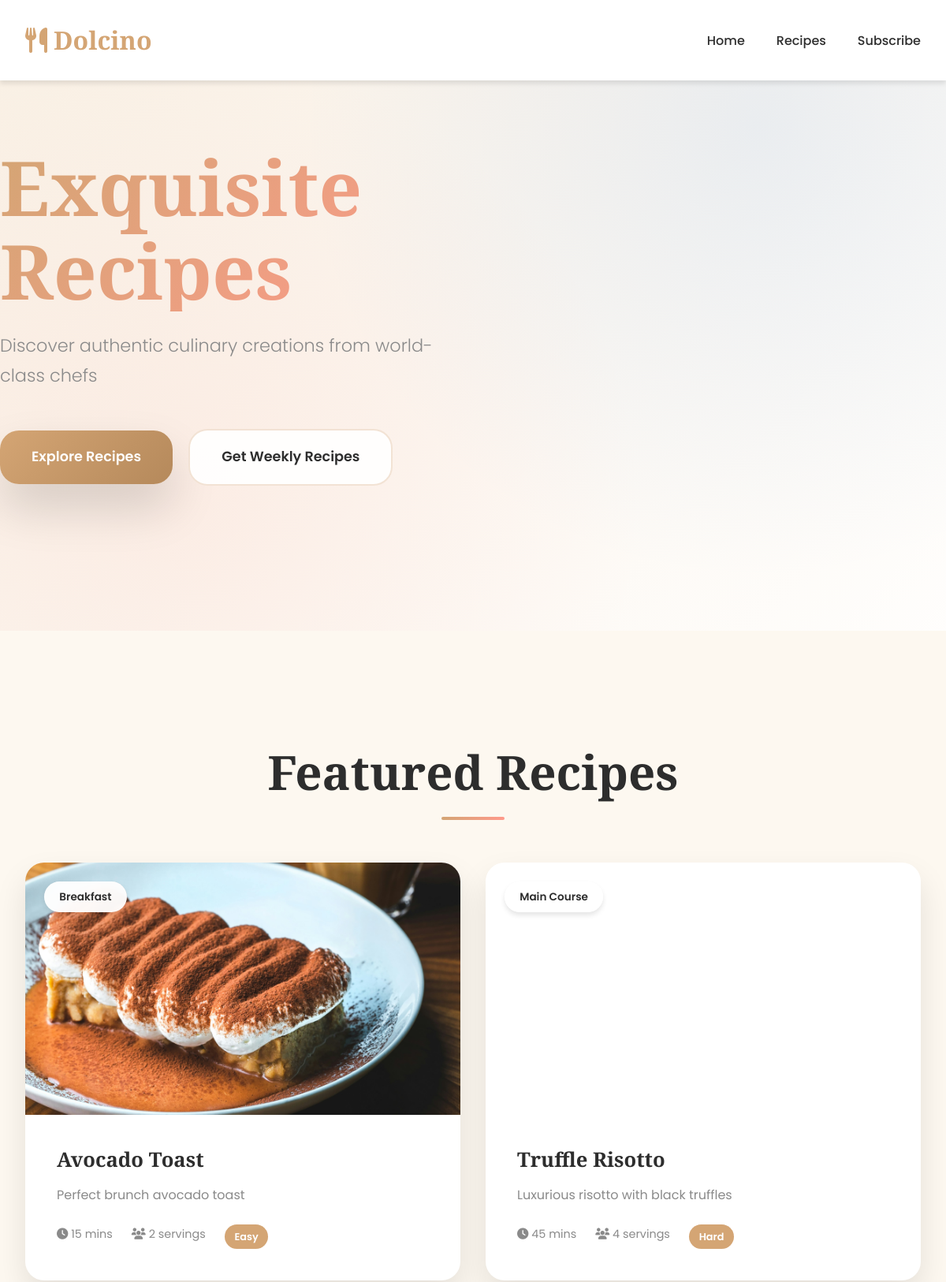
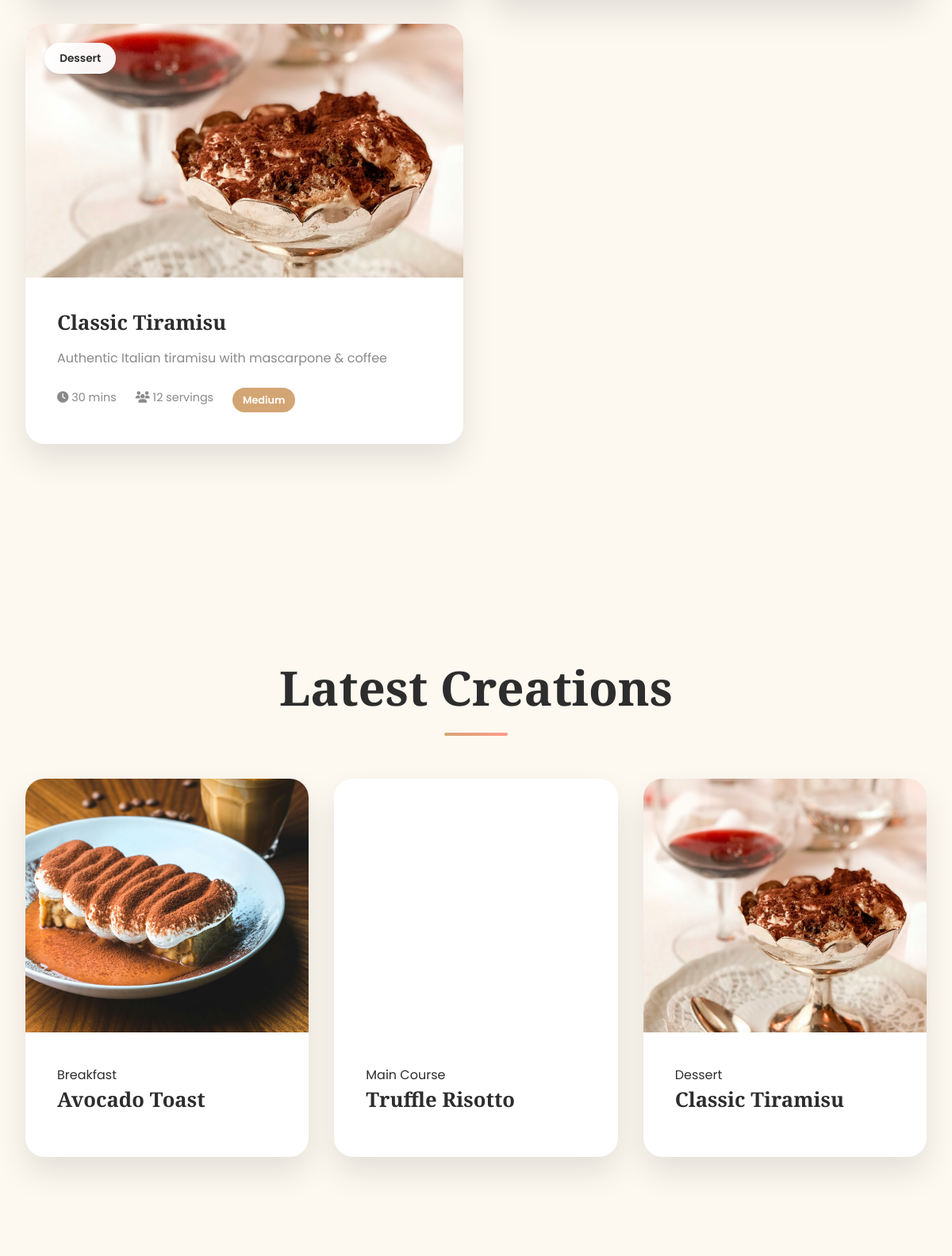
The page / (upper part) on the database its author committed (2 pictures, top to bottom).
### app.py (models this page shows, shortened)
class Post(db.Model):
    id = db.Column(db.Integer, primary_key=True)
    title = db.Column(db.String(200), nullable=False)
    slug = db.Column(db.String(200), unique=True, nullable=False)
    excerpt = db.Column(db.Text, nullable=False)
    content = db.Column(db.Text, nullable=False)
    category = db.Column(db.String(50), nullable=False)
    image = db.Column(db.String(200), default='default.jpg')
    prep_time = db.Column(db.String(20), default='30 min')
    servings = db.Column(db.String(20), default='4 servings')
    difficulty = db.Column(db.String(20), default='Medium')
    created_at = db.Column(db.DateTime, default=datetime.utcnow)

### app.py (the view)
@app.route('/')
def index():
    featured_posts = Post.query.order_by(Post.created_at.desc()).limit(3).all()
    recent_posts = Post.query.order_by(Post.created_at.desc()).limit(6).all()
    return render_template('index.html',
                         featured_posts=featured_posts,
                         recent_posts=recent_posts[:3])

### templates/index.html (shortened to what this page needs)
{% extends "base.html" %}
{% block content %}
<section class="hero" id="home">
    <div class="hero-content">
        <h1 class="hero-title">Exquisite<br><span class="gradient-text">Recipes</span></h1>
        <p class="hero-subtitle">Discover authentic culinary creations from world-class chefs</p>
        <div class="hero-buttons">
            <a href="#featured" class="cta-button primary">Explore Recipes</a>
            <a href="#newsletter" class="cta-button secondary">Get Weekly Recipes</a>
        </div>
    </div>
</section>
<section id="featured" class="section featured">
    <div class="container">
        <h2 class="section-title">Featured Recipes</h2>
        <div class="posts-grid">
            {% for post in featured_posts %}
            <article class="post-card" onclick="goToPost('{{ post.slug }}')">
                <div class="post-image">
                    <img src="{{ url_for('static', filename='images/' + post.image) }}"
                         alt="{{ post.title }}"
                         onerror="this.parentElement.style.background='linear-gradient(135deg, var(--{{ post.category | lower }}), var(--{{ post.category | lower }}-light))'; this.style.display='none';">
                    <div class="post-badge">{{ post.category }}</div>
                </div>
                <div class="post-content">
                    <h3 class="post-title">{{ post.title }}</h3>
                    <p class="post-excerpt">{{ post.excerpt }}</p>
                    <div class="post-meta">
                        <span><i class="fas fa-clock"></i> {{ post.prep_time }}</span>
                        <span><i class="fas fa-users"></i> {{ post.servings }}</span>
                        <span class="difficulty">{{ post.difficulty }}</span>
                    </div>
                </div>
            </article>
            {% endfor %}
        </div>
    </div>
</section>
<section class="section recent-posts">
    <div class="container">
        <h2 class="section-title">Latest Creations</h2>
        <div class="posts-grid small">
            {% for post in recent_posts %}
            <article class="post-card small-card" onclick="goToPost('{{ post.slug }}')">
                <div class="post-image small-image">
                    <img src="{{ url_for('static', filename='images/' + post.image) }}"
                         alt="{{ post.title }}"
                         onerror="this.parentElement.style.background='linear-gradient(135deg, var(--{{ post.category | lower }}), var(--{{ post.category | lower }}-light))'; this.style.display='none';">
                </div>
                <div class="post-content">
                    <span class="post-category">{{ post.category }}</span>
                    <h4 class="post-title small">{{ post.title }}</h4>
                </div>
            </article>
            {% endfor %}
        </div>
    </div>
</section>
{% endblock %}

### templates/base.html (shortened to what this page needs)
<!DOCTYPE html>
<html lang="en">
<head>
    <link rel="stylesheet" href="https://cdnjs.cloudflare.com/ajax/libs/font-awesome/6.4.2/css/all.min.css">
    <link rel="stylesheet" href="{{ url_for('static', filename='css/style.css') }}">
</head>
<body>
    <header id="header">
        <nav>
            <a href="/" class="logo">
                <i class="fas fa-utensils"></i> Dolcino
            </a>
            <ul class="nav-menu">
                <li><a href="/">Home</a></li>
                <li><a href="#featured">Recipes</a></li>
                <li><a href="#newsletter">Subscribe</a></li>
            </ul>
        </nav>
    </header>
    {% block content %}{% endblock %}
</body>
</html>

### rows shown on the page
Post: image (picture), category "Breakfast", title "Avocado Toast", excerpt "Perfect brunch avocado toast", prep_time "15 mins", servings "2 servings", difficulty "Easy"
Post: category "Main Course", title "Truffle Risotto", excerpt "Luxurious risotto with black truffles", prep_time "45 mins", servings "4 servings", difficulty "Hard"
Post: image (picture), category "Dessert", title "Classic Tiramisu", excerpt "Authentic Italian tiramisu with mascarpone & coffee", prep_time "30 mins", servings "12 servings", difficulty "Medium"
